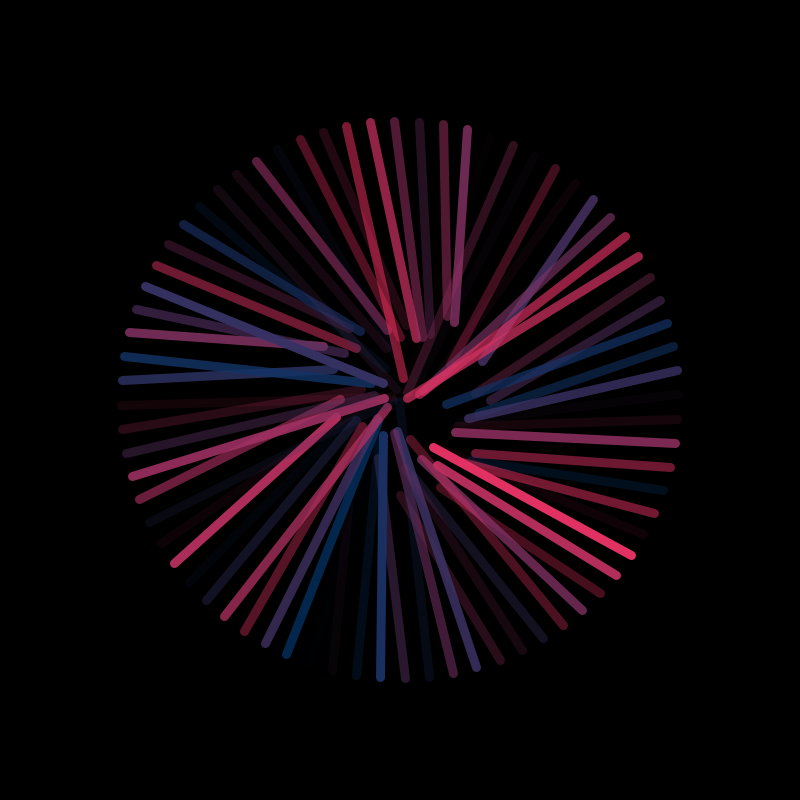
Frame 1 (no input)
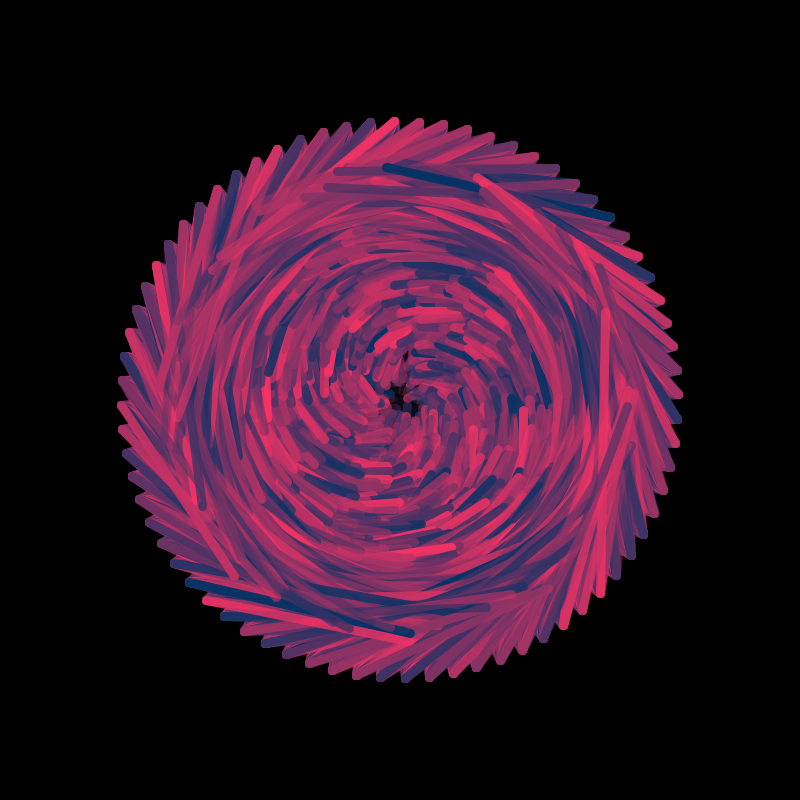
Frame 60 (the mouse pressed at the canvas centre just before this capture)
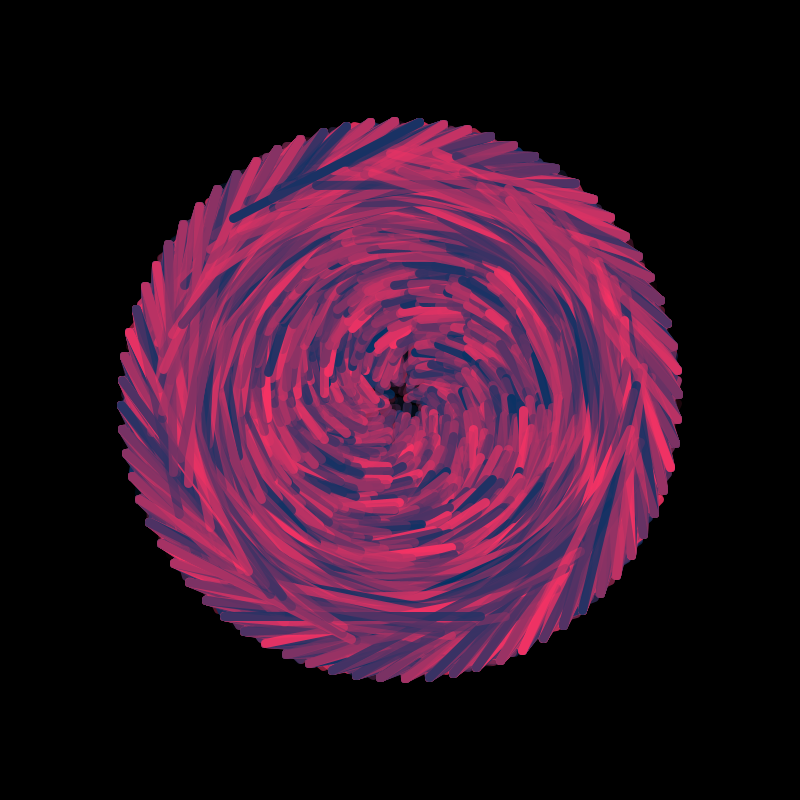
Frame 120 (the mouse held since frame 60 and released just before this capture)

The Processing sketch that drew these frames (run headless with seeded random() and noise(); from frame 60 on, the mouse is pressed at the canvas centre):

// Processing sketch: sketch_64
// ── sketch_64.pde
// Global Variables

float x = 260;
float y = 260;
float angle;
float diameter = 8;

void setup(){
  size(800, 800);
  background(0);
  //surface.setLocation(987, 70);
}


void draw(){
  //background(0);
  
  translate(width/2, height/2);
  
  for (float a = 0; a < 360; a += 5){
    pushMatrix();
    rotate(radians(a));
    stroke(random(255), 50, 100, random(255));
    strokeWeight(9);
    line(x * sin(radians(angle)), random(100), 100, y);
    //fill(255);
    //ellipse(x * sin(radians(angle)), 100, diameter, diameter);
    popMatrix();
  }
  angle++;
}
